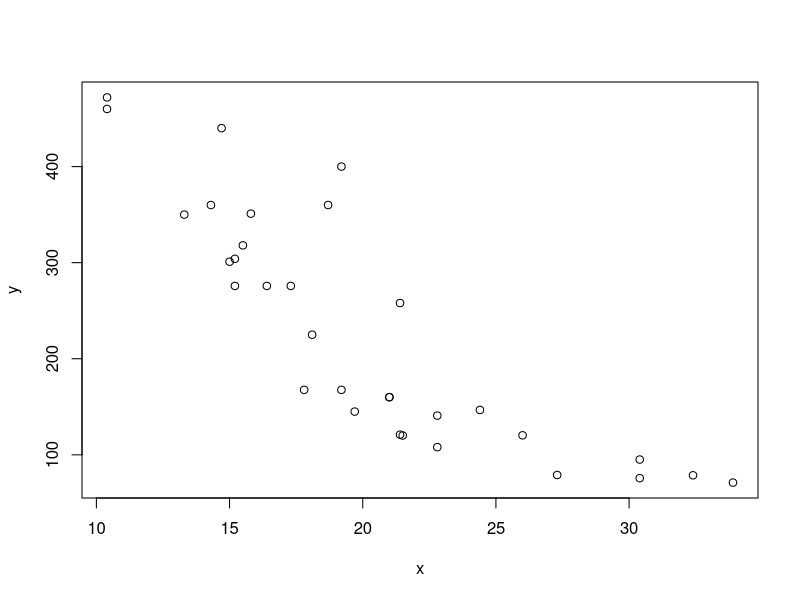
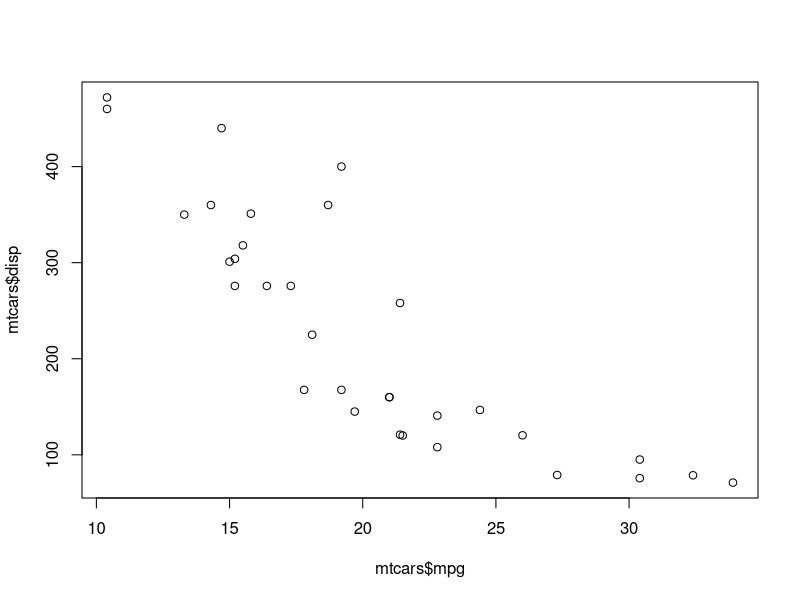
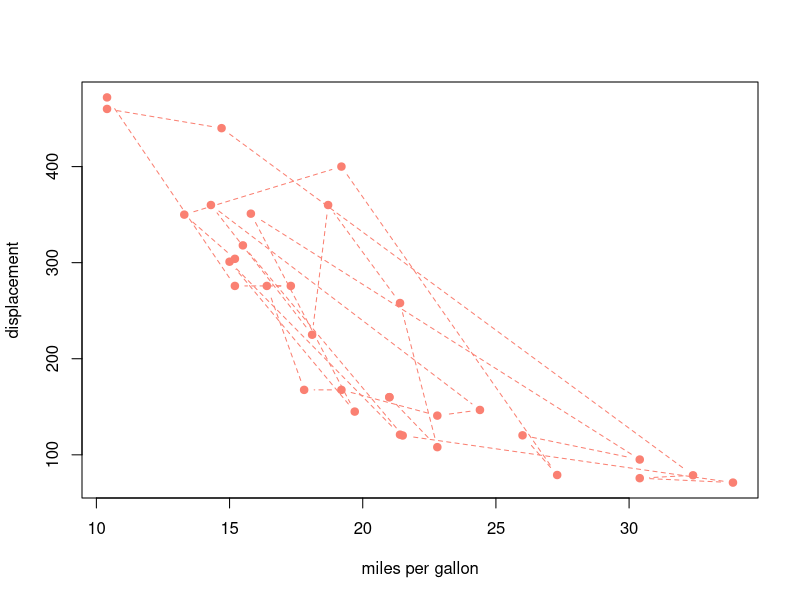
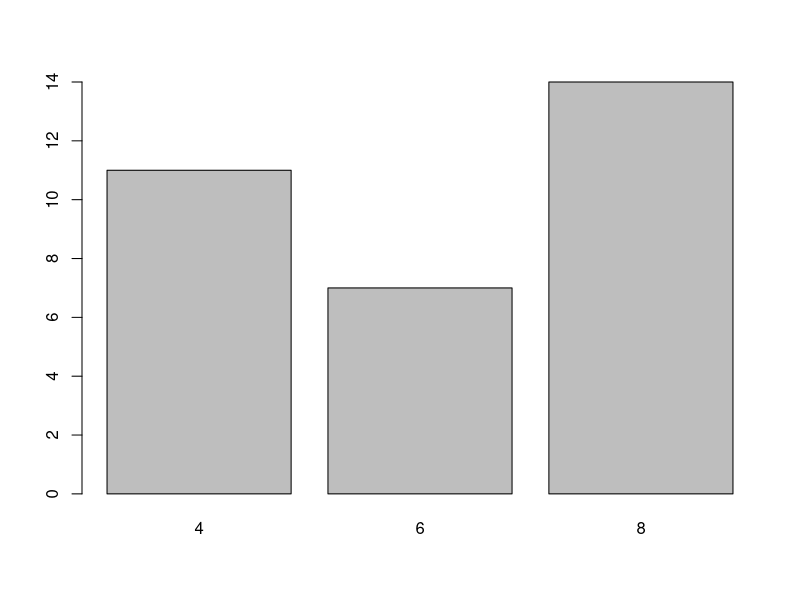
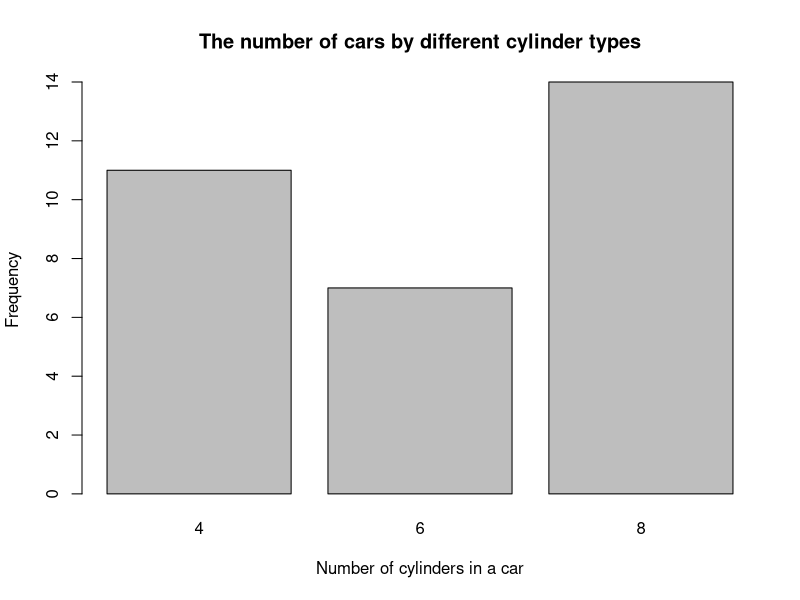
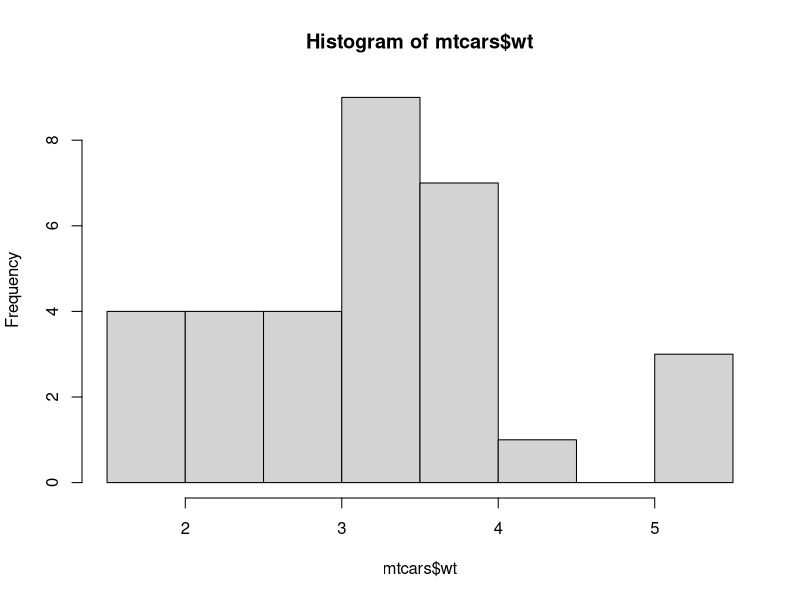
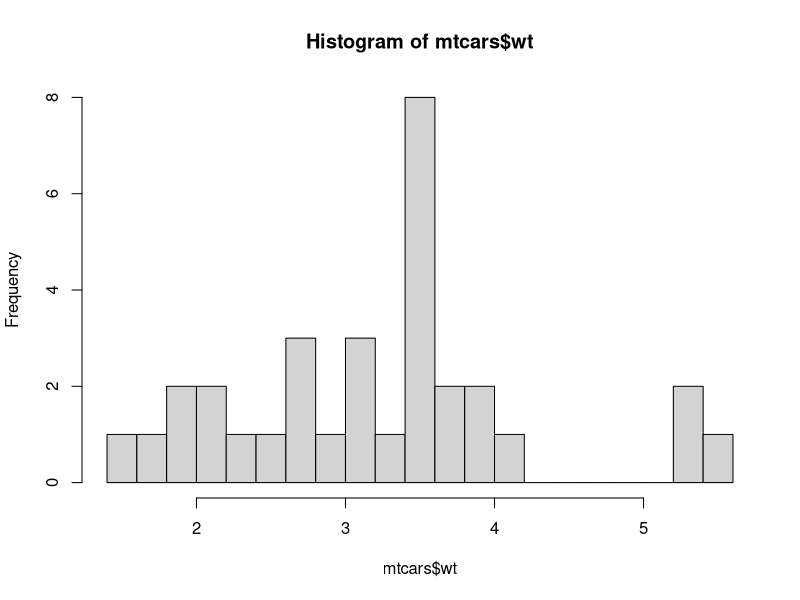
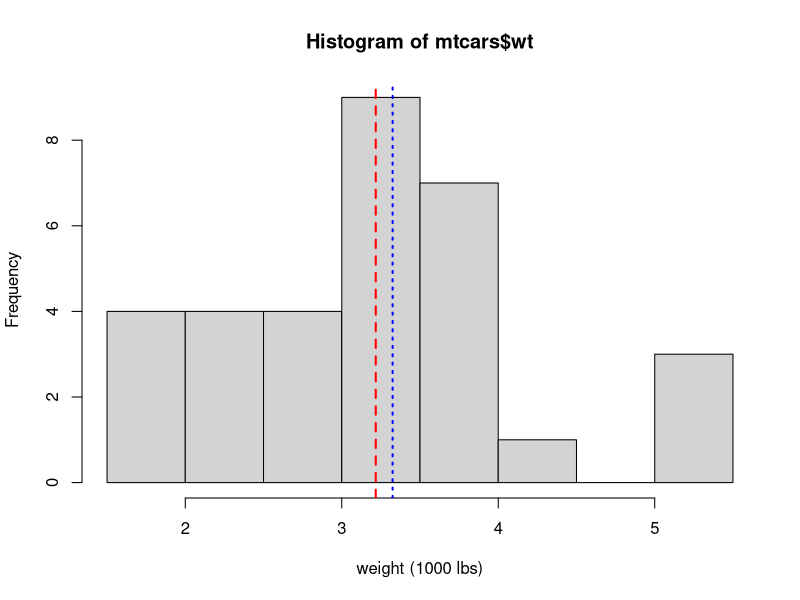

Write R code to recreate these figures, in order.
## ---- chunk 1
x <- mtcars$mpg
y <- mtcars$disp
# the easiest way is to use plot() function
plot(x,y)
# You can input the data-points directly, but look at the axis labels
plot(mtcars$mpg,mtcars$disp)
# We can decorate the plot with different annotations -
plot(x,
     y, 
     xlab = "miles per gallon", 
     ylab = "displacement", 
     col="salmon", 
     pch=19, 
     lty =2, 
     type = "b")
## ---- chunk 2
# create a count table
counts <- table(mtcars$cyl)
# plot the count table now. 
barplot(counts)
# you can add some annotations as well
barplot(counts,
        xlab = "Number of cylinders in a car",
        ylab = "Frequency",
        main = "The number of cars by different cylinder types")
## ---- chunk 3
# simply -
hist(mtcars$wt)
# you can change the break points of the histogram -
hist(mtcars$wt, breaks = 20)
# you can also add some annotations
hist(mtcars$wt, breaks = 10, xlab = "weight (1000 lbs)")
abline(v=mean(mtcars$wt), col="red", lty=2, lwd=2) 
abline(v=median(mtcars$wt), col="blue", lty=3, lwd=2)
## ---- chunk 4
boxplot(mtcars$wt, horizontal = T)
## ---- chunk 5
boxplot(wt~cyl,
        data=mtcars, 
        main="Car weight Data",
        xlab="Number of Cylinders in a car", 
        ylab="Weight (1000 lbs) of the cars")
